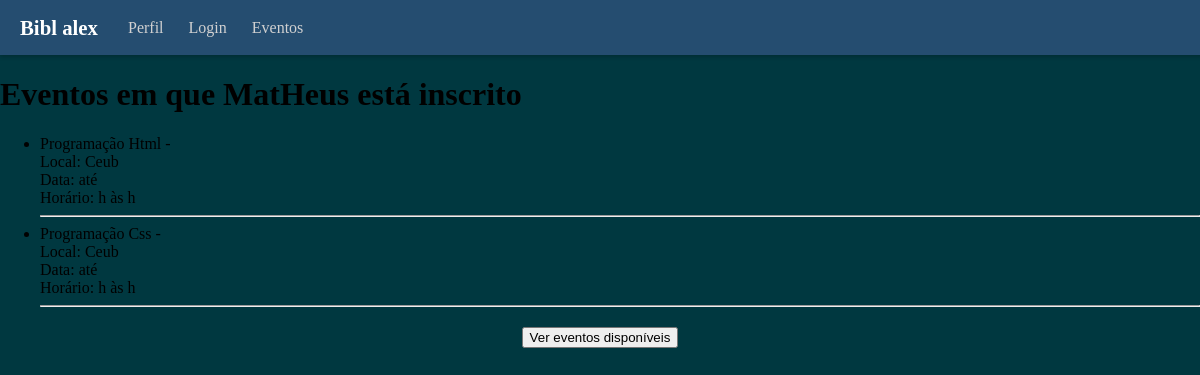
/home_inscricao/ (signed in), run on an earlier commit of the app's database.
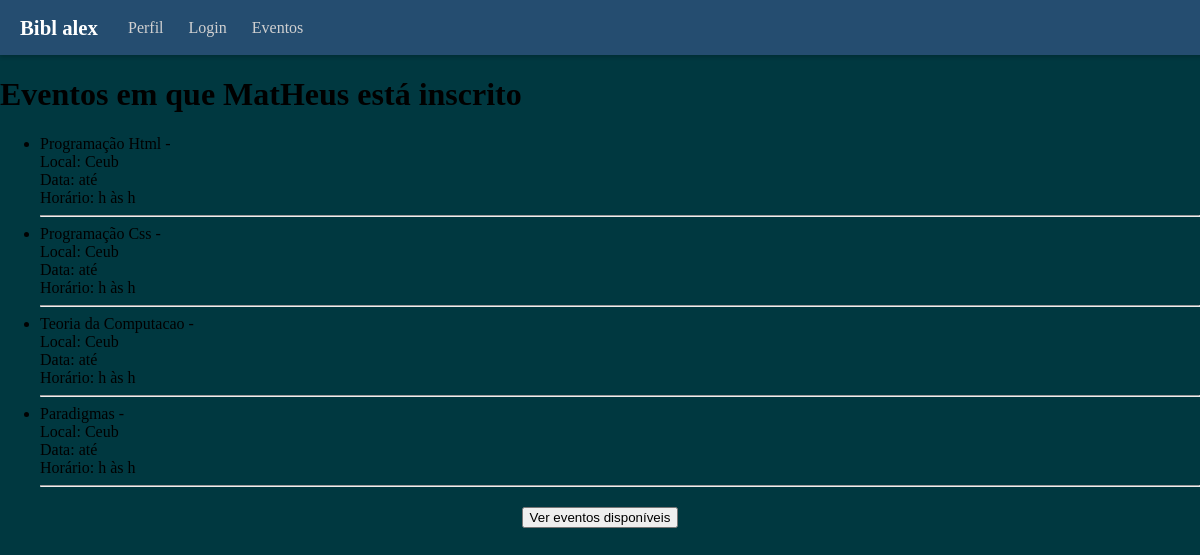
And on a later commit of the database.
### login/models.py (models this page shows)
class Evento (models.Model):
    id_evento = models.AutoField(primary_key=True, unique=True)
    nome = models.TextField(max_length=100, null= True)
    tipoEvento = models.TextField(max_length=200)
    dataIni = models.DateField()
    dataFin = models.DateField()
    horasDura = models.TimeField(null=True, blank=True)
    local = models.TextField(max_length=200)
    quantPart = models.IntegerField(validators=[MinValueValidator(0)])
    organizador = models.TextField(max_length=200)
    vagas = models.IntegerField(validators=[MinValueValidator(0)], null=False)
    certificado = models.BooleanField(default=False)

### login/views.py (the view)
# urls.py: path("home_inscricao/", views.home_inscricao, name = "list_inscricao"),
def home_inscricao(request):
    usuario_id = request.session.get("usuario_id")
    if not usuario_id:
        return redirect("login")
    usuario = get_object_or_404(Usuario, id_usuario=usuario_id)
    inscritos = Inscrito.objects.filter(usuario_id=usuario)
    eventos_inscritos = [i.evento_id for i in inscritos]
    return render(request, "list_inscricoes.html", {
        "usuario": usuario,
        "eventos": eventos_inscritos,
    })

### login/templates/list_inscricoes.html
{% extends 'base.html' %}
{% block content %}
    <h1>Eventos em que {{ usuario.nome }} está inscrito</h1>
    {% if eventos %}
        <ul>
        {% for evento in eventos %}
            <li>
                {{ evento.nome }} - {{ evento.tipoevento }} <br>
                Local: {{ evento.local }} <br>
                Data: {{ evento.dataI }} até {{ evento.dataF }} <br>
                Horário: {{ evento.horarioI }}h às {{ evento.horarioF }}h
            </li>
            <hr>
        {% endfor %}
        </ul>
    {% else %}
        <p>Você ainda não está inscrito em nenhum evento.</p>
    {% endif %}
</body>
</html>
<section style="margin-top: 20px; text-align: center;">
  <a href="{% url 'inscricao_evento_disp' %}">
    <button>
      Ver eventos disponíveis
    </button>
  </a>
</section>
{% endblock  %}

What changed in the data, as far as the page shows it:
now on this page (row edited): Evento: nome "Teoria da Computacao", local "Ceub"
now on this page (row edited): Evento: nome "Paradigmas", local "Ceub"
